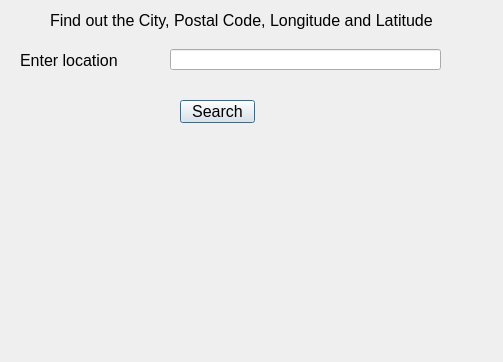
<?xml version="1.0" encoding="UTF-8"?>
<ui version="4.0">
 <class>Dialog</class>
 <widget class="QDialog" name="Dialog">
  <property name="geometry">
   <rect>
    <x>0</x>
    <y>0</y>
    <width>503</width>
    <height>362</height>
   </rect>
  </property>
  <property name="windowTitle">
   <string>Dialog</string>
  </property>
  <widget class="QLineEdit" name="lineEditLocation">
   <property name="geometry">
    <rect>
     <x>170</x>
     <y>49</y>
     <width>271</width>
     <height>21</height>
    </rect>
   </property>
   <property name="font">
    <font>
     <pointsize>12</pointsize>
    </font>
   </property>
  </widget>
  <widget class="QLabel" name="label">
   <property name="geometry">
    <rect>
     <x>20</x>
     <y>50</y>
     <width>101</width>
     <height>21</height>
    </rect>
   </property>
   <property name="font">
    <font>
     <pointsize>12</pointsize>
    </font>
   </property>
   <property name="text">
    <string>Enter location</string>
   </property>
  </widget>
  <widget class="QPushButton" name="pushButtonSearch">
   <property name="geometry">
    <rect>
     <x>180</x>
     <y>100</y>
     <width>75</width>
     <height>23</height>
    </rect>
   </property>
   <property name="font">
    <font>
     <pointsize>12</pointsize>
    </font>
   </property>
   <property name="text">
    <string>Search</string>
   </property>
  </widget>
  <widget class="QLabel" name="labelCity">
   <property name="geometry">
    <rect>
     <x>30</x>
     <y>150</y>
     <width>431</width>
     <height>31</height>
    </rect>
   </property>
   <property name="font">
    <font>
     <pointsize>12</pointsize>
    </font>
   </property>
   <property name="text">
    <string/>
   </property>
  </widget>
  <widget class="QLabel" name="labelPostalCode">
   <property name="geometry">
    <rect>
     <x>30</x>
     <y>200</y>
     <width>431</width>
     <height>31</height>
    </rect>
   </property>
   <property name="font">
    <font>
     <pointsize>12</pointsize>
    </font>
   </property>
   <property name="text">
    <string/>
   </property>
  </widget>
  <widget class="QLabel" name="label_2">
   <property name="geometry">
    <rect>
     <x>50</x>
     <y>10</y>
     <width>431</width>
     <height>20</height>
    </rect>
   </property>
   <property name="font">
    <font>
     <pointsize>12</pointsize>
    </font>
   </property>
   <property name="text">
    <string>Find out the City, Postal Code, Longitude and Latitude</string>
   </property>
  </widget>
  <widget class="QLabel" name="labelLongitude">
   <property name="geometry">
    <rect>
     <x>30</x>
     <y>250</y>
     <width>431</width>
     <height>31</height>
    </rect>
   </property>
   <property name="font">
    <font>
     <pointsize>12</pointsize>
    </font>
   </property>
   <property name="text">
    <string/>
   </property>
  </widget>
  <widget class="QLabel" name="labelLatitude">
   <property name="geometry">
    <rect>
     <x>30</x>
     <y>300</y>
     <width>431</width>
     <height>31</height>
    </rect>
   </property>
   <property name="font">
    <font>
     <pointsize>12</pointsize>
    </font>
   </property>
   <property name="text">
    <string/>
   </property>
  </widget>
 </widget>
 <resources/>
 <connections/>
</ui>
